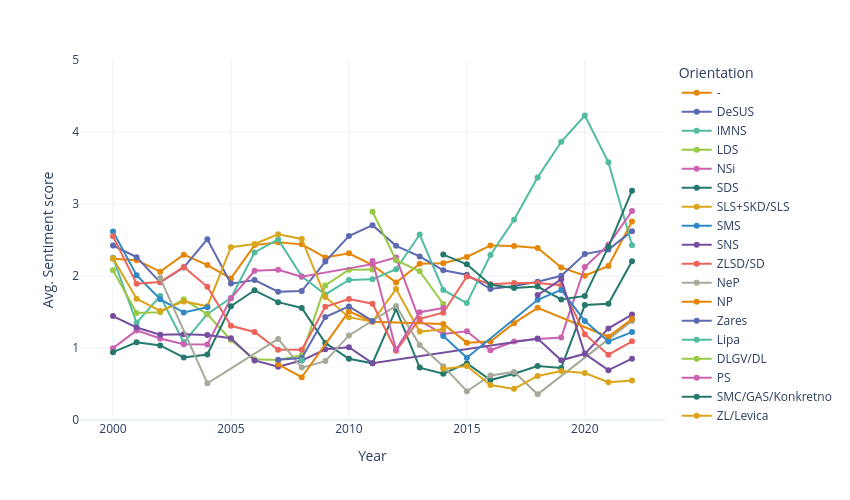

Notebook cell for this chart:
### Code cell
fig=px.line(party_sent, x="Year", y="Senti_n", color="Parties", markers=True, 
            color_discrete_sequence=px.colors.qualitative.Vivid)
fig.update_layout(
    height=500,  
    width=850,
    yaxis=dict(range=[0, 5]),

    yaxis_title='Avg. Sentiment score',
    legend_title='Orientation',
    template='plotly_white',
)

fig.show()

### Figure 1 — Plotly figure (JSON) as saved in the notebook; plotly's stock layout.template omitted (floating-point values rounded to 4 significant figures)
{"data": [{"hovertemplate": "Parties=-<br>Year=%{x}<br>Senti_n=%{y}<extra></extra>", "legendgroup": "-", "line": {"color": "rgb(229, 134, 6)", "dash": "solid"}, "marker": {"symbol": "circle"}, "mode": "lines+markers", "name": "-", "orientation": "v", "showlegend": true, "type": "scatter", "x": [2000, 2001, 2002, 2003, 2004, 2005, 2006, 2007, 2008, 2009, 2010, 2011, 2012, 2013, 2014, 2015, 2016, 2017, 2018, 2019, 2020, 2021, 2022], "xaxis": "x", "y": [2.24, 2.22, 2.061, 2.296, 2.152, 1.966, 2.429, 2.468, 2.439, 2.258, 2.315, 2.15, 1.91, 2.171, 2.179, 2.264, 2.425, 2.417, 2.39, 2.118, 2.003, 2.14, 2.756], "yaxis": "y"}, {"hovertemplate": "Parties=DeSUS<br>Year=%{x}<br>Senti_n=%{y}<extra></extra>", "legendgroup": "DeSUS", "line": {"color": "rgb(93, 105, 177)", "dash": "solid"}, "marker": {"symbol": "circle"}, "mode": "lines+markers", "name": "DeSUS", "orientation": "v", "showlegend": true, "type": "scatter", "x": [2000, 2001, 2002, 2003, 2004, 2005, 2006, 2007, 2008, 2009, 2010, 2011, 2012, 2013, 2014, 2015, 2016, 2017, 2018, 2019, 2020, 2021, 2022], "xaxis": "x", "y": [2.424, 2.262, 1.912, 2.119, 2.511, 1.894, 1.945, 1.782, 1.79, 2.201, 2.554, 2.706, 2.419, 2.272, 2.078, 2.018, 1.82, 1.862, 1.92, 2.003, 2.304, 2.368, 2.623], "yaxis": "y"}, {"hovertemplate": "Parties=IMNS<br>Year=%{x}<br>Senti_n=%{y}<extra></extra>", "legendgroup": "IMNS", "line": {"color": "rgb(82, 188, 163)", "dash": "solid"}, "marker": {"symbol": "circle"}, "mode": "lines+markers", "name": "IMNS", "orientation": "v", "showlegend": true, "type": "scatter", "x": [2000, 2001, 2002, 2003, 2004, 2005, 2006, 2007, 2008, 2009, 2010, 2011, 2012, 2013, 2014, 2015, 2016, 2017, 2018, 2019, 2020, 2021, 2022], "xaxis": "x", "y": [2.252, 1.352, 1.722, 1.078, 1.473, 1.694, 2.327, 2.508, 1.996, 1.744, 1.945, 1.954, 2.093, 2.576, 1.807, 1.624, 2.291, 2.781, 3.37, 3.864, 4.229, 3.579, 2.428], "yaxis": "y"}, {"hovertemplate": "Parties=LDS<br>Year=%{x}<br>Senti_n=%{y}<extra></extra>", "legendgroup": "LDS", "line": {"color": "rgb(153, 201, 69)", "dash": "solid"}, "marker": {"symbol": "circle"}, "mode": "lines+markers", "name": "LDS", "orientation": "v", "showlegend": true, "type": "scatter", "x": [2000, 2001, 2002, 2003, 2004, 2005, 2006, 2007, 2008, 2009, 2010, 2011], "xaxis": "x", "y": [2.081, 1.487, 1.498, 1.675, 1.469, 1.111, 0.8422, 0.8327, 0.9009, 1.868, 2.088, 2.091], "yaxis": "y"}, {"hovertemplate": "Parties=NSi<br>Year=%{x}<br>Senti_n=%{y}<extra></extra>", "legendgroup": "NSi", "line": {"color": "rgb(204, 97, 176)", "dash": "solid"}, "marker": {"symbol": "circle"}, "mode": "lines+markers", "name": "NSi", "orientation": "v", "showlegend": true, "type": "scatter", "x": [2000, 2001, 2002, 2003, 2004, 2005, 2006, 2007, 2008, 2011, 2012, 2013, 2014, 2015, 2016, 2017, 2018, 2019, 2020, 2021, 2022], "xaxis": "x", "y": [0.9978, 1.244, 1.133, 1.052, 1.049, 1.691, 2.072, 2.086, 1.99, 2.165, 2.256, 1.378, 1.194, 1.234, 0.9684, 1.09, 1.126, 1.147, 2.125, 2.433, 2.903], "yaxis": "y"}, {"hovertemplate": "Parties=SDS<br>Year=%{x}<br>Senti_n=%{y}<extra></extra>", "legendgroup": "SDS", "line": {"color": "rgb(36, 121, 108)", "dash": "solid"}, "marker": {"symbol": "circle"}, "mode": "lines+markers", "name": "SDS", "orientation": "v", "showlegend": true, "type": "scatter", "x": [2000, 2001, 2002, 2003, 2004, 2005, 2006, 2007, 2008, 2009, 2010, 2011, 2012, 2013, 2014, 2015, 2016, 2017, 2018, 2019, 2020, 2021, 2022], "xaxis": "x", "y": [0.9426, 1.08, 1.036, 0.8689, 0.9094, 1.58, 1.802, 1.637, 1.556, 1.071, 0.8512, 0.7881, 1.54, 0.7278, 0.6425, 0.7895, 0.5548, 0.6417, 0.7485, 0.7235, 1.597, 1.615, 2.204], "yaxis": "y"}, {"hovertemplate": "Parties=SLS+SKD/SLS<br>Year=%{x}<br>Senti_n=%{y}<extra></extra>", "legendgroup": "SLS+SKD/SLS", "line": {"color": "rgb(218, 165, 27)", "dash": "solid"}, "marker": {"symbol": "circle"}, "mode": "lines+markers", "name": "SLS+SKD/SLS", "orientation": "v", "showlegend": true, "type": "scatter", "x": [2000, 2001, 2002, 2003, 2004, 2005, 2006, 2007, 2008, 2009, 2010, 2011, 2012, 2013, 2014], "xaxis": "x", "y": [2.247, 1.685, 1.514, 1.647, 1.58, 2.4, 2.446, 2.579, 2.515, 1.709, 1.429, 1.366, 1.819, 1.228, 1.261], "yaxis": "y"}, {"hovertemplate": "Parties=SMS<br>Year=%{x}<br>Senti_n=%{y}<extra></extra>", "legendgroup": "SMS", "line": {"color": "rgb(47, 138, 196)", "dash": "solid"}, "marker": {"symbol": "circle"}, "mode": "lines+markers", "name": "SMS", "orientation": "v", "showlegend": true, "type": "scatter", "x": [2000, 2001, 2002, 2003, 2004], "xaxis": "x", "y": [2.617, 2.011, 1.678, 1.493, 1.567], "yaxis": "y"}, {"hovertemplate": "Parties=SNS<br>Year=%{x}<br>Senti_n=%{y}<extra></extra>", "legendgroup": "SNS", "line": {"color": "rgb(118, 78, 159)", "dash": "solid"}, "marker": {"symbol": "circle"}, "mode": "lines+markers", "name": "SNS", "orientation": "v", "showlegend": true, "type": "scatter", "x": [2000, 2001, 2002, 2003, 2004, 2005, 2006, 2007, 2008, 2009, 2010, 2011, 2018, 2019, 2020, 2021, 2022], "xaxis": "x", "y": [1.444, 1.285, 1.185, 1.19, 1.181, 1.135, 0.8269, 0.741, 0.8259, 0.9828, 1.01, 0.789, 1.131, 0.8293, 0.9193, 1.272, 1.464], "yaxis": "y"}, {"hovertemplate": "Parties=ZLSD/SD<br>Year=%{x}<br>Senti_n=%{y}<extra></extra>", "legendgroup": "ZLSD/SD", "line": {"color": "rgb(237, 100, 90)", "dash": "solid"}, "marker": {"symbol": "circle"}, "mode": "lines+markers", "name": "ZLSD/SD", "orientation": "v", "showlegend": true, "type": "scatter", "x": [2000, 2001, 2002, 2003, 2004, 2005, 2006, 2007, 2008, 2009, 2010, 2011, 2012, 2013, 2014, 2015, 2016, 2017, 2018, 2019, 2020, 2021, 2022], "xaxis": "x", "y": [2.551, 1.892, 1.917, 2.125, 1.85, 1.308, 1.223, 0.9746, 0.9758, 1.572, 1.68, 1.615, 0.9635, 1.405, 1.49, 1.993, 1.886, 1.904, 1.904, 1.873, 1.193, 0.9069, 1.092], "yaxis": "y"}, {"hovertemplate": "Parties=NeP<br>Year=%{x}<br>Senti_n=%{y}<extra></extra>", "legendgroup": "NeP", "line": {"color": "rgb(165, 170, 153)", "dash": "solid"}, "marker": {"symbol": "circle"}, "mode": "lines+markers", "name": "NeP", "orientation": "v", "showlegend": true, "type": "scatter", "x": [2002, 2004, 2007, 2008, 2009, 2010, 2012, 2013, 2014, 2015, 2016, 2017, 2018, 2022], "xaxis": "x", "y": [1.971, 0.51, 1.127, 0.7278, 0.8182, 1.175, 1.583, 1.04, 0.7475, 0.3992, 0.6181, 0.6681, 0.3567, 1.376], "yaxis": "y"}, {"hovertemplate": "Parties=NP<br>Year=%{x}<br>Senti_n=%{y}<extra></extra>", "legendgroup": "NP", "line": {"color": "rgb(229, 134, 6)", "dash": "solid"}, "marker": {"symbol": "circle"}, "mode": "lines+markers", "name": "NP", "orientation": "v", "showlegend": true, "type": "scatter", "x": [2007, 2008, 2010, 2011, 2014, 2015, 2016, 2017, 2018, 2021, 2022], "xaxis": "x", "y": [0.7741, 0.5937, 1.509, 1.366, 1.332, 1.074, 1.091, 1.345, 1.558, 1.156, 1.401], "yaxis": "y"}, {"hovertemplate": "Parties=Zares<br>Year=%{x}<br>Senti_n=%{y}<extra></extra>", "legendgroup": "Zares", "line": {"color": "rgb(93, 105, 177)", "dash": "solid"}, "marker": {"symbol": "circle"}, "mode": "lines+markers", "name": "Zares", "orientation": "v", "showlegend": true, "type": "scatter", "x": [2007, 2008, 2009, 2010, 2011], "xaxis": "x", "y": [0.8379, 0.861, 1.43, 1.578, 1.376], "yaxis": "y"}, {"hovertemplate": "Parties=Lipa<br>Year=%{x}<br>Senti_n=%{y}<extra></extra>", "legendgroup": "Lipa", "line": {"color": "rgb(82, 188, 163)", "dash": "solid"}, "marker": {"symbol": "circle"}, "mode": "lines+markers", "name": "Lipa", "orientation": "v", "showlegend": true, "type": "scatter", "x": [2008], "xaxis": "x", "y": [0.8288], "yaxis": "y"}, {"hovertemplate": "Parties=DLGV/DL<br>Year=%{x}<br>Senti_n=%{y}<extra></extra>", "legendgroup": "DLGV/DL", "line": {"color": "rgb(153, 201, 69)", "dash": "solid"}, "marker": {"symbol": "circle"}, "mode": "lines+markers", "name": "DLGV/DL", "orientation": "v", "showlegend": true, "type": "scatter", "x": [2011, 2012, 2013, 2014], "xaxis": "x", "y": [2.894, 2.219, 2.066, 1.611], "yaxis": "y"}, {"hovertemplate": "Parties=PS<br>Year=%{x}<br>Senti_n=%{y}<extra></extra>", "legendgroup": "PS", "line": {"color": "rgb(204, 97, 176)", "dash": "solid"}, "marker": {"symbol": "circle"}, "mode": "lines+markers", "name": "PS", "orientation": "v", "showlegend": true, "type": "scatter", "x": [2011, 2012, 2013, 2014], "xaxis": "x", "y": [2.209, 0.9789, 1.496, 1.555], "yaxis": "y"}, {"hovertemplate": "Parties=SMC/GAS/Konkretno<br>Year=%{x}<br>Senti_n=%{y}<extra></extra>", "legendgroup": "SMC/GAS/Konkretno", "line": {"color": "rgb(36, 121, 108)", "dash": "solid"}, "marker": {"symbol": "circle"}, "mode": "lines+markers", "name": "SMC/GAS/Konkretno", "orientation": "v", "showlegend": true, "type": "scatter", "x": [2014, 2015, 2016, 2017, 2018, 2019, 2020, 2021, 2022], "xaxis": "x", "y": [2.297, 2.163, 1.879, 1.832, 1.853, 1.675, 1.724, 2.405, 3.185], "yaxis": "y"}, {"hovertemplate": "Parties=ZL/Levica<br>Year=%{x}<br>Senti_n=%{y}<extra></extra>", "legendgroup": "ZL/Levica", "line": {"color": "rgb(218, 165, 27)", "dash": "solid"}, "marker": {"symbol": "circle"}, "mode": "lines+markers", "name": "ZL/Levica", "orientation": "v", "showlegend": true, "type": "scatter", "x": [2014, 2015, 2016, 2017, 2018, 2019, 2020, 2021, 2022], "xaxis": "x", "y": [0.7101, 0.7501, 0.4852, 0.4324, 0.6112, 0.6806, 0.6535, 0.526, 0.5478], "yaxis": "y"}, {"hovertemplate": "Parties=ZaAB/ZaSLD/SAB<br>Year=%{x}<br>Senti_n=%{y}<extra></extra>", "legendgroup": "ZaAB/ZaSLD/SAB", "line": {"color": "rgb(47, 138, 196)", "dash": "solid"}, "marker": {"symbol": "circle"}, "mode": "lines+markers", "name": "ZaAB/ZaSLD/SAB", "orientation": "v", "showlegend": true, "type": "scatter", "x": [2014, 2015, 2018, 2019, 2020, 2021, 2022], "xaxis": "x", "y": [1.166, 0.8643, 1.669, 1.807, 1.376, 1.091, 1.221], "yaxis": "y"}, {"hovertemplate": "Parties=LMŠ<br>Year=%{x}<br>Senti_n=%{y}<extra></extra>", "legendgroup": "LMŠ", "line": {"color": "rgb(118, 78, 159)", "dash": "solid"}, "marker": {"symbol": "circle"}, "mode": "lines+markers", "name": "LMŠ", "orientation": "v", "showlegend": true, "type": "scatter", "x": [2018, 2019, 2020, 2021, 2022], "xaxis": "x", "y": [1.736, 1.953, 0.9187, 0.6924, 0.8517], "yaxis": "y"}], "layout": {"height": 500, "legend": {"title": {"text": "Orientation"}, "tracegroupgap": 0}, "margin": {"t": 60}, "width": 850, "xaxis": {"anchor": "y", "domain": [0, 1], "title": {"text": "Year"}}, "yaxis": {"anchor": "x", "domain": [0, 1], "range": [0, 5], "title": {"text": "Avg. Sentiment score"}}}}
